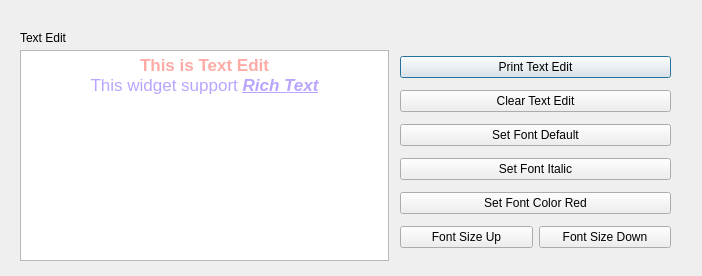
<?xml version="1.0" encoding="UTF-8"?>
<ui version="4.0">
 <class>Dialog</class>
 <widget class="QDialog" name="Dialog">
  <property name="geometry">
   <rect>
    <x>0</x>
    <y>0</y>
    <width>702</width>
    <height>276</height>
   </rect>
  </property>
  <property name="windowTitle">
   <string>Dialog</string>
  </property>
  <widget class="QLabel" name="label_text">
   <property name="geometry">
    <rect>
     <x>20</x>
     <y>30</y>
     <width>60</width>
     <height>16</height>
    </rect>
   </property>
   <property name="text">
    <string>Text Edit</string>
   </property>
  </widget>
  <widget class="QWidget" name="layoutWidget">
   <property name="geometry">
    <rect>
     <x>400</x>
     <y>50</y>
     <width>271</width>
     <height>207</height>
    </rect>
   </property>
   <layout class="QVBoxLayout" name="verticalLayout">
    <item>
     <widget class="QPushButton" name="pushButton_printTextEdit">
      <property name="text">
       <string>Print Text Edit</string>
      </property>
     </widget>
    </item>
    <item>
     <widget class="QPushButton" name="pushButton_clearTextEdit">
      <property name="text">
       <string>Clear Text Edit</string>
      </property>
     </widget>
    </item>
    <item>
     <widget class="QPushButton" name="pushButton_setFont">
      <property name="text">
       <string>Set Font Default</string>
      </property>
     </widget>
    </item>
    <item>
     <widget class="QPushButton" name="pushButton_setFontItalic">
      <property name="text">
       <string>Set Font Italic</string>
      </property>
     </widget>
    </item>
    <item>
     <widget class="QPushButton" name="pushButton_setFontColor">
      <property name="text">
       <string>Set Font Color Red</string>
      </property>
     </widget>
    </item>
    <item>
     <layout class="QHBoxLayout" name="horizontalLayout_2">
      <item>
       <widget class="QPushButton" name="pushButton_fontSizeUp">
        <property name="text">
         <string>Font Size Up</string>
        </property>
       </widget>
      </item>
      <item>
       <widget class="QPushButton" name="pushButton_fontSizeDown">
        <property name="text">
         <string>Font Size Down</string>
        </property>
       </widget>
      </item>
     </layout>
    </item>
   </layout>
  </widget>
  <widget class="QTextEdit" name="textEdit_text">
   <property name="geometry">
    <rect>
     <x>20</x>
     <y>50</y>
     <width>369</width>
     <height>211</height>
    </rect>
   </property>
   <property name="html">
    <string>&lt;!DOCTYPE HTML PUBLIC &quot;-//W3C//DTD HTML 4.0//EN&quot; &quot;http://www.w3.org/TR/REC-html40/strict.dtd&quot;&gt;
&lt;html&gt;&lt;head&gt;&lt;meta name=&quot;qrichtext&quot; content=&quot;1&quot; /&gt;&lt;style type=&quot;text/css&quot;&gt;
p, li { white-space: pre-wrap; }
&lt;/style&gt;&lt;/head&gt;&lt;body style=&quot; font-family:'Gulim'; font-size:9pt; font-weight:400; font-style:normal;&quot;&gt;
&lt;p align=&quot;center&quot; style=&quot; margin-top:0px; margin-bottom:0px; margin-left:0px; margin-right:0px; -qt-block-indent:0; text-indent:0px;&quot;&gt;&lt;span style=&quot; font-family:'.SF NS Text'; font-size:13pt; font-weight:600; color:#feaba5;&quot;&gt;This is Text Edit&lt;/span&gt;&lt;/p&gt;
&lt;p align=&quot;center&quot; style=&quot; margin-top:0px; margin-bottom:0px; margin-left:0px; margin-right:0px; -qt-block-indent:0; text-indent:0px;&quot;&gt;&lt;span style=&quot; font-family:'.SF NS Text'; font-size:13pt; color:#baa4ff;&quot;&gt;This widget support &lt;/span&gt;&lt;span style=&quot; font-family:'.SF NS Text'; font-size:13pt; font-weight:600; font-style:italic; text-decoration: underline; color:#baa4ff;&quot;&gt;Rich Text&lt;/span&gt;&lt;/p&gt;&lt;/body&gt;&lt;/html&gt;</string>
   </property>
  </widget>
 </widget>
 <resources/>
 <connections/>
</ui>
